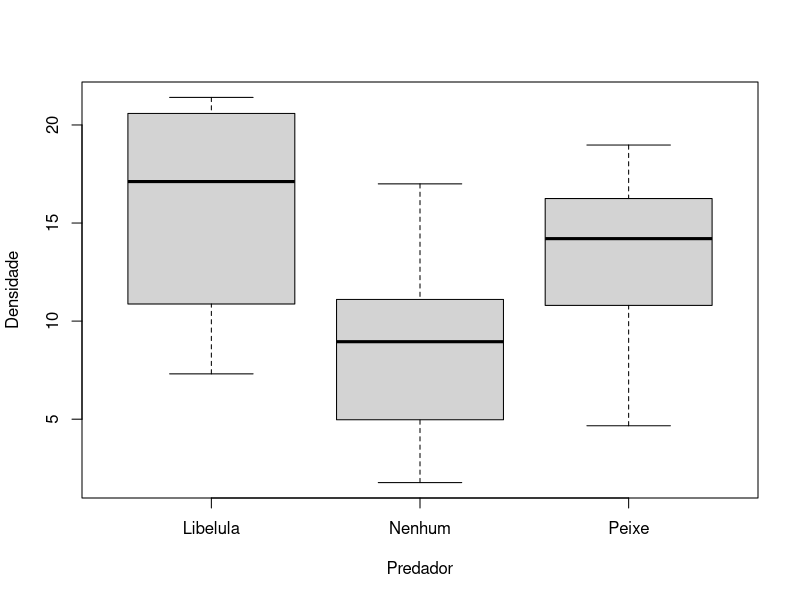
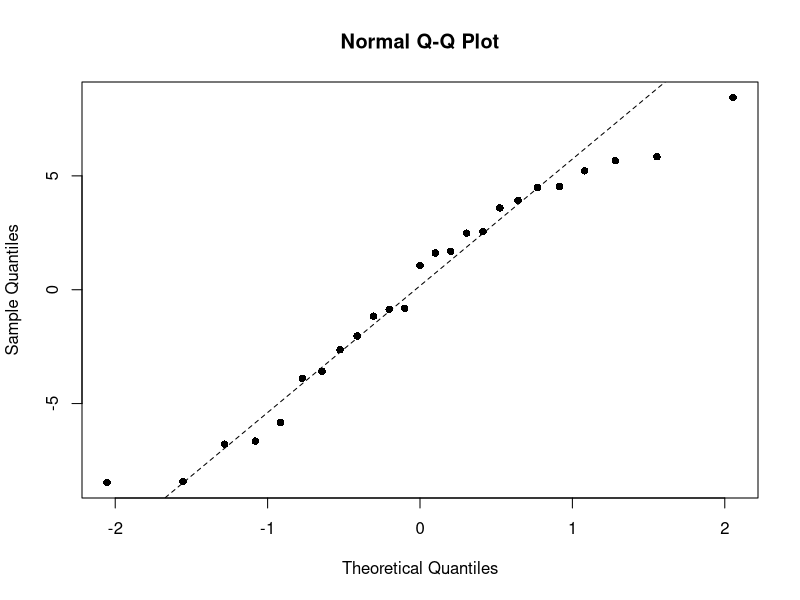
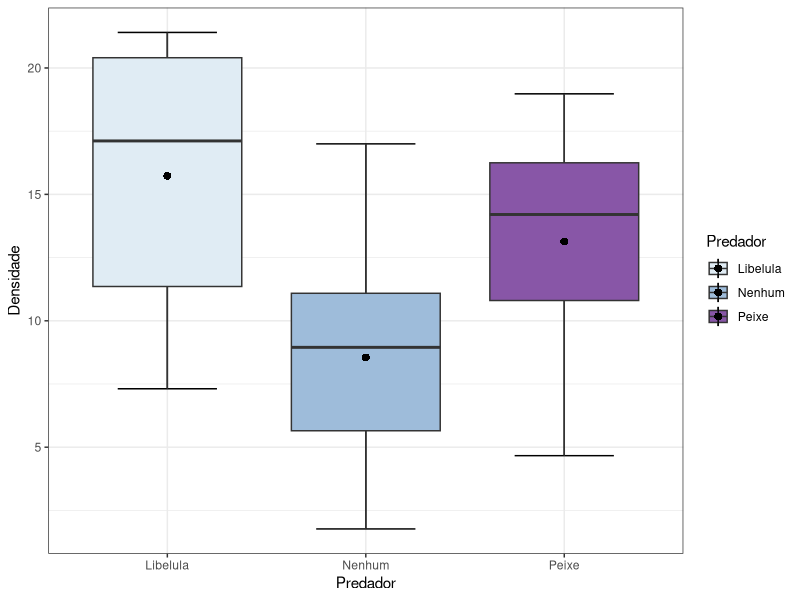

Reproduce these figures in R, in order.
#####################
# ANOVA             #
# Disciplina R.     #
# 10.10.2023        #
# Simone            #
#####################

dir()
read.table("peixes.txt", header=T)
dados<-read.table("peixes.txt", header=T)
attach(dados)
summary(dados)
str(dados)

# O R está entendendo a variável "Predador" como texto e é preciso transformá-la em fator.

dados$Predador <- as.factor(dados$Predador)

boxplot(Densidade ~ Predador)

### Teste de pressupostos ###

#Teste de homogeneidade de variâncias:

library(car)

# Desejamos um valor de p > 0.05

leveneTest(Densidade~Predador) # p = 0.6329


### Pressuposto da normalidade dos resíduos

# Para testar a normalidade, precisamos rodar o teste para extrair os resíduos

resultado<-aov(Densidade~Predador) #salvou o resultado em um objeto "resultado".

resultado2<-lm(Densidade~Predador) #outra forma de fazer a anova usando a função lm.

ls() #Lista os objetos na memória do R
ls(resultado) #Lista "as partes" de um objeto

#Os resíduos:
resultado$residuals

qqnorm(resultado$residuals, pch=16)
qqline(resultado$residuals, lty=2)

#Se quiser use um teste de normalidade:

shapiro.test(resultado$residuals) #p-value = 0.3515
# desejamos um p > 0.05


##### ANOVA ####

# Pergunta = O predador interfere na densidade da presa?

# H0 = Não interfere/ não há diferença significativa

# Desejamos encontrar p < 0.05

summary(resultado)

summary(resultado2) 


#### Teste a posteriori:

#Teste de Tukey - só funciona com a função aov

TukeyHSD(resultado)

# Nenhum-Libelula - 0.0175643
# Peixe-Libelula - 0.5886784
# Peixe-Nenhum - 0.1799912


### Gráfico ###

library(ggplot2)
library("RColorBrewer") 

ggplot(dados, aes(x = Predador, y = Densidade, fill = Predador)) +
  stat_boxplot(geom = "errorbar", width = 0.5) +
  geom_boxplot() +
  theme_bw()+
  scale_fill_brewer(palette = 3) +
  stat_summary(fun.y= "mean",color= "black", shape=16)